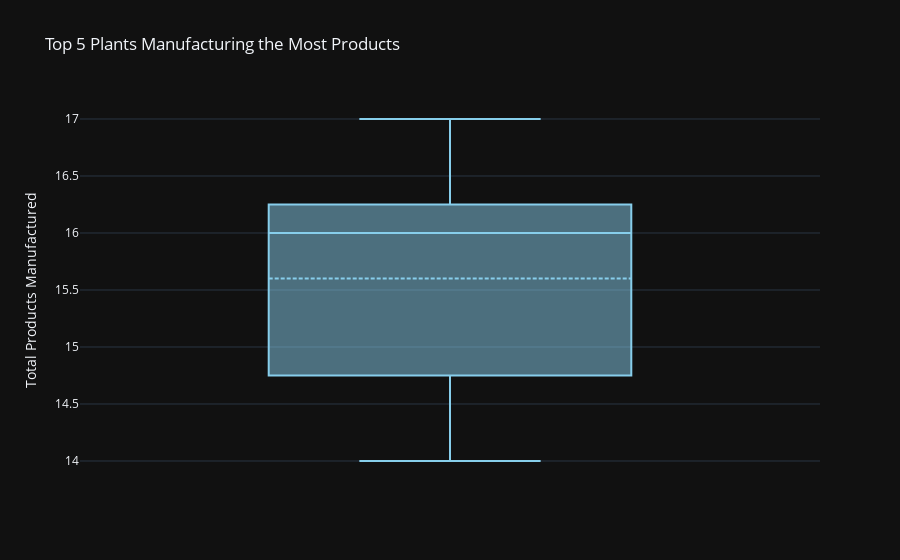

Write notebook code for a chart like this one.
### Code cell
fig = px.box(df, y='totalProductsManufactured',
             labels={'totalProductsManufactured': 'Total Products Manufactured'},
             title='Top 5 Plants Manufacturing the Most Products')

# Set dark background and adjust plot properties
fig.update_traces(marker=dict(color='skyblue'), boxmean=True)
fig.update_layout(template='plotly_dark', yaxis={'title': 'Total Products Manufactured'})

# Show the plot
fig.show()

### Figure 1 — Plotly figure (JSON) as saved in the notebook; plotly's stock layout.template omitted (floating-point values rounded to 4 significant figures)
{"data": [{"alignmentgroup": "True", "boxmean": true, "hovertemplate": "Total Products Manufactured=%{y}<extra></extra>", "legendgroup": "", "marker": {"color": "skyblue"}, "name": "", "notched": false, "offsetgroup": "", "orientation": "v", "showlegend": false, "type": "box", "x0": " ", "xaxis": "x", "y": [17, 16, 16, 15, 14], "y0": " ", "yaxis": "y"}], "layout": {"boxmode": "group", "legend": {"tracegroupgap": 0}, "title": {"text": "Top 5 Plants Manufacturing the Most Products"}, "xaxis": {"anchor": "y", "domain": [0, 1]}, "yaxis": {"anchor": "x", "domain": [0, 1], "title": {"text": "Total Products Manufactured"}}}}
